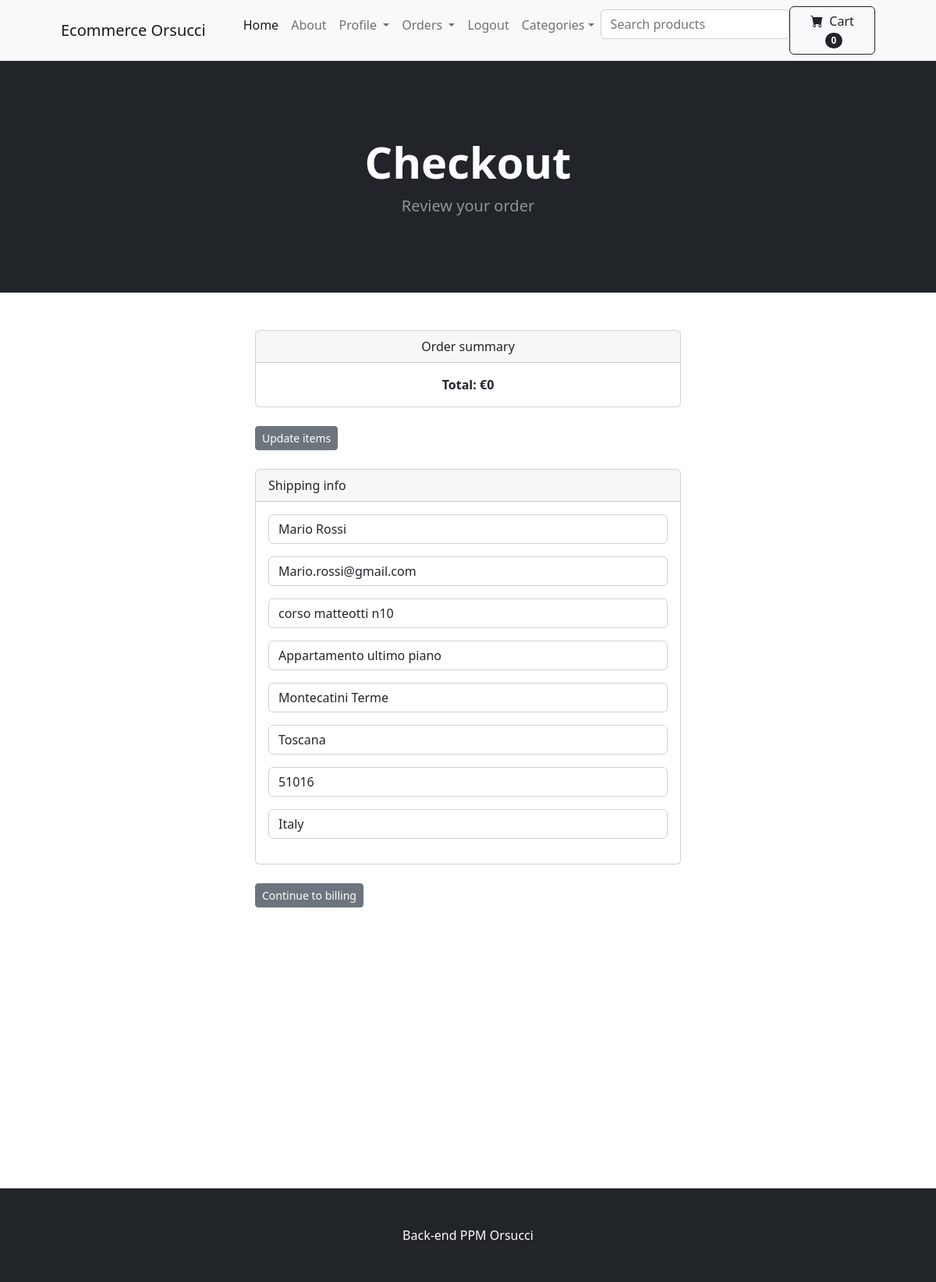
The app's page /payment/checkout (signed in) with its own data.
### payment/models.py (models this page shows, shortened)
class ShippingAddress(models.Model):
    user = models.ForeignKey(User, on_delete=models.CASCADE, null=True, blank=True)
    shipping_full_name = models.CharField(max_length=255)
    shipping_email = models.EmailField(max_length=255)
    shipping_address1 = models.CharField(max_length=255)
    shipping_address2 = models.CharField(max_length=255, null=True, blank=True)
    shipping_city = models.CharField(max_length=255)
    shipping_state = models.CharField(max_length=255, null=True, blank=True)
    shipping_zipcode = models.CharField(max_length=255)
    shipping_country = models.CharField(max_length=255)
    class Meta:
        verbose_name_plural = 'Shipping Addresses'

### payment/views.py (the view)
# urls.py: path('checkout', views.checkout, name='checkout'),
def checkout(request):
    cart = Cart(request)
    cart_products = cart.get_prods
    quantities = cart.get_quants
    totals = cart.cart_total()
    if request.user.is_authenticated:
        shipping_user = ShippingAddress.objects.get(user__id = request.user.id)
        shipping_form = ShippingForm(request.POST or None, instance=shipping_user)
        return render(request, 'payment/checkout.html', {"cart_products":cart_products,
            "quantities":quantities, "totals":totals, "shipping_form":shipping_form })
    else:
        shipping_form = ShippingForm(request.POST or None)
        return render(request, 'payment/checkout.html', {"cart_products":cart_products,
        "quantities":quantities, "totals":totals, "shipping_form":shipping_form})

### cart/cart.py (called while the page is built, shortened)
    def __len__(self):
        return len(self.cart)

    def get_prods(self):
        product_ids = self.cart.keys()
        products = Product.objects.filter(id__in=product_ids)
        return products

    def cart_total(self):
        product_ids = self.cart.keys()
        products = Product.objects.filter(id__in=product_ids)
        quantities = self.cart
        total = 0
        return total

### cart/context_processor.py (called while the page is built)
def cart(request):
    return {'cart': Cart(request)}

### store/views.py (called while the page is built)
def add_variable_to_context(request):
    return {
        'categories': Category.objects.all()
    }

### payment/templates/payment/checkout.html (shortened to what this page needs)
{% extends 'base.html' %}
{%block content %}
<header class="bg-dark py-5">
    <div class="container px-4 px-lg-5 my-5">
        <div class="text-center text-white">
            <h1 class="display-4 fw-bolder">Checkout</h1>
            <p class="lead fw-normal text-white-50 mb-0">Review your order</p>
        </div>
    </div>
</header>
<div class="container justify-content-center">
    <div class="row">
        <div class="col-md-6 offset-md-3">
            <br/><br/>
            <div class="card text-center">
                <div class="card-header">
                    Order summary
                </div>
                <div class="card-body">
                    <strong>Total: €{{ totals }}</strong>
                    <br/>
                </div>
            </div>
            <br/>
            <a href="{% url 'cart_summary' %}" class="btn btn-sm btn-secondary ">
                Update items
            </a>
            <br/><br/>
        </div>
    </div>
    <div class="row">
        <div class = "col-md-6 offset-md-3">
            <div class="card">
                <div class="card-header">
                    Shipping info
                </div>
                <div class="card-body">
                    <form method="POST" action="{% url 'billing_info' %}">
                        {{ shipping_form.as_p }}
                </div>
            </div>
            <br/>
            <button type="submit" class="btn btn-sm btn-secondary">Continue to billing</button>
        </div>
    </div>
</div>
<br/><br/><br/><br/><br/><br/>
<br/><br/><br/><br/><br/><br/>
{% endblock %}

### records on screen
ShippingAddress: shipping_full_name "Mario Rossi", shipping_email "Mario.rossi@gmail.com", shipping_address1 "corso matteotti n10", shipping_address2 "Appartamento ultimo piano", shipping_city "Montecatini Terme", shipping_state "Toscana", shipping_zipcode "51016", shipping_country "Italy"

### other values on screen
{{ cart|length }} "0"
{{ totals }} "0"
